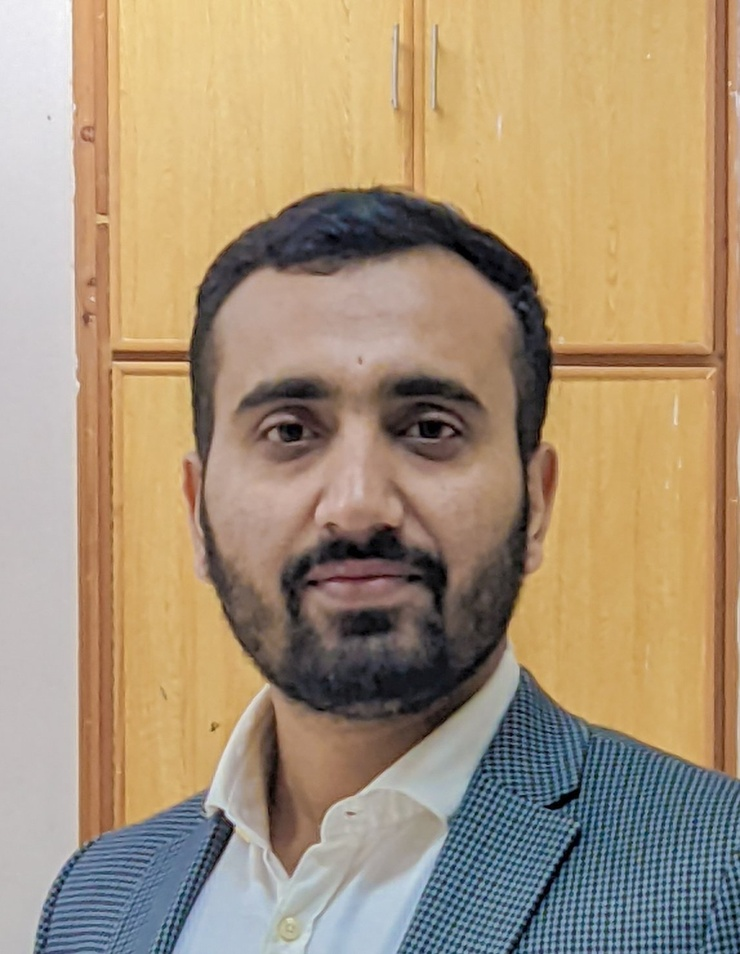
#> input picture image_processing_files/my-passport-photo.jpg, 740 x 954 px, shrunk from 1148 x 1481 before the run, found by its file name
$ python face_detection.py
#> lines starting #> are read from the running program, lines starting #| are printed output that depends on the picture; after the words box and inside, x2 and y2 are one past the last pixel; in counts of white or black regions, pixels touching at a corner belong together
import cv2 as cv
import numpy as np
import matplotlib.pyplot as plt

# Read the path of the image
path = r"Fundamentals-of-Computer-Vision-using-openCV\image_processing_files\my-passport-photo.jpg"
img = cv.imread(path)
#> img is the input picture: shape (954, 740, 3); mean B, G, R 120.1, 147, 167.3
cv.imshow("original image",img)

# convert into the grayScale image
grayScale = cv.cvtColor(img,cv.COLOR_BGR2GRAY,cv.BORDER_DEFAULT)
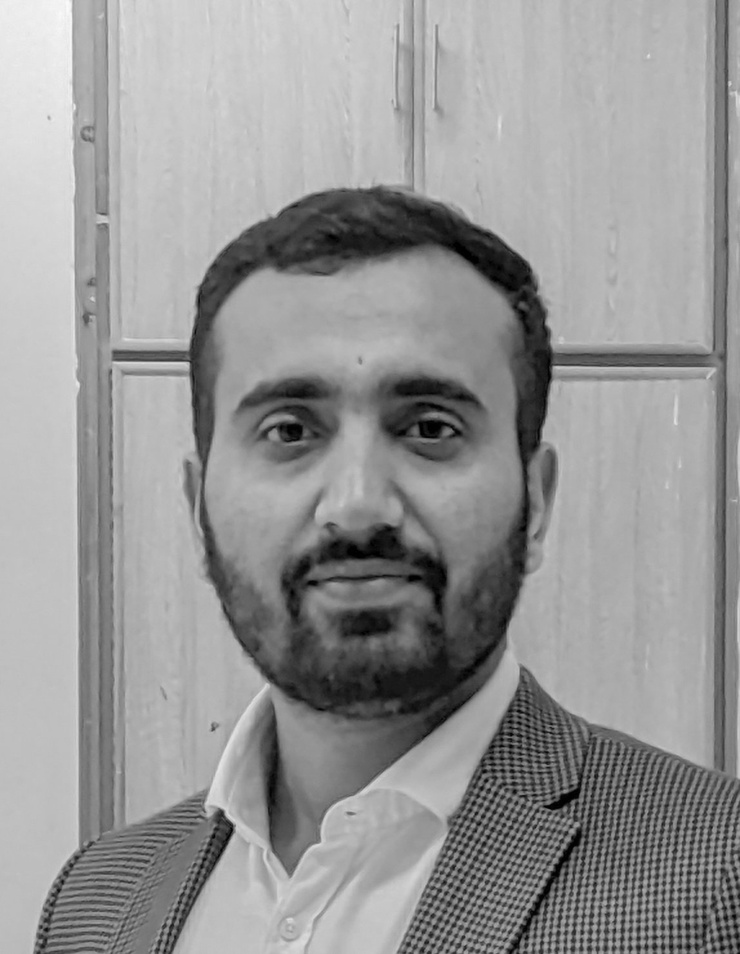
#> grayScale: shape (954, 740); min 0, max 250, mean 150
cv.imshow("GrayScale",grayScale)

# Reading the haar_cascade path
cascade_path = "Fundamentals-of-Computer-Vision-using-openCV\haarcascade.xml"
haar_cascade = cv.CascadeClassifier(cascade_path)

# face_rectangle coordinates
face_rect = haar_cascade.detectMultiScale(grayScale,1.1,3)
#> face_rect = [[135, 252, 448, 448]]
print(f'The # of faces found:{len(face_rect)}')
#| The # of faces found:1

# lets draw the rectangle over the face
for (x,y,w,h) in face_rect:
    cv.rectangle(img,(x,y),(x+w,y+h),(0,255,0),2)
#> this loop made 1 pass
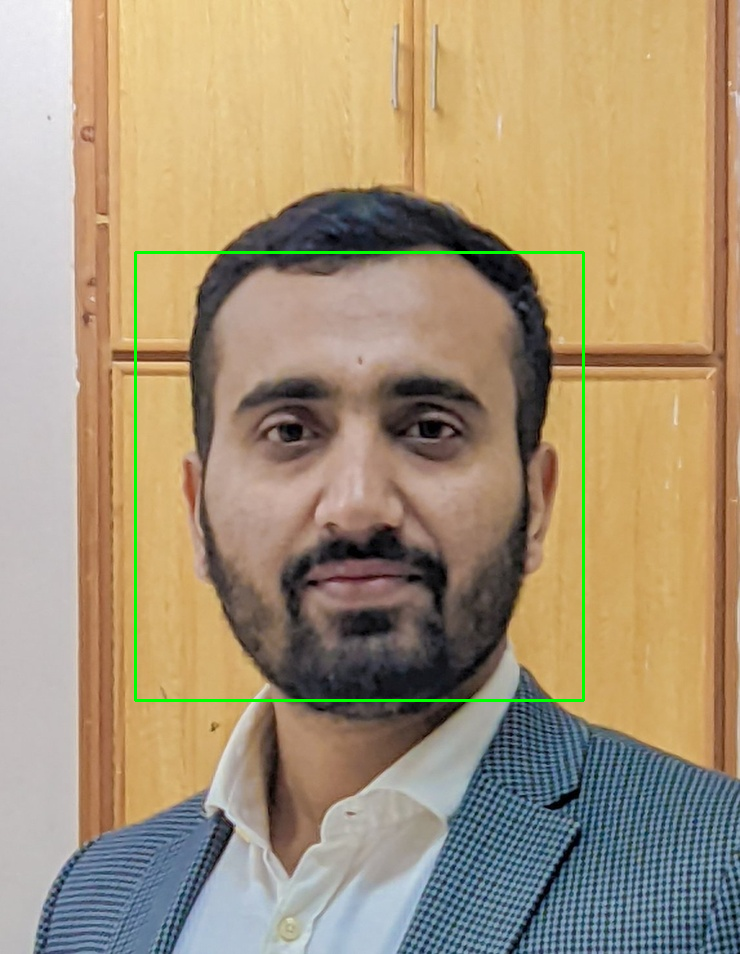
#> img: shape (954, 740, 3); 0.76% of pixels changed, all inside (x1, y1, x2, y2) = (134, 251, 585, 702)

# show the image result
cv.imshow("Detected image",img)


cv.waitKey(0)

$ run again, with image_processing_files/house.jpg copied over image_processing_files/my-passport-photo.jpg
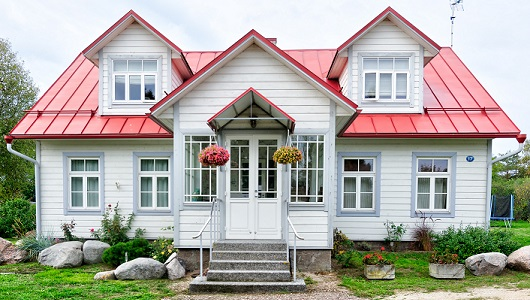
#> input picture image_processing_files/house.jpg, 530 x 300 px, found by its file name
#> img is the input picture: shape (300, 530, 3); mean B, G, R 160.2, 167.9, 170.2
#> `grayScale = cv.cvtColor(img,cv.COLOR_BGR2GRAY,cv.BORDER_DEFAULT)`:
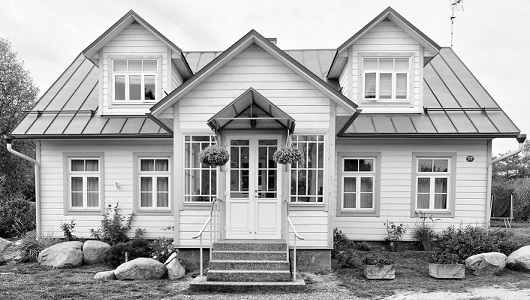
#> grayScale: shape (300, 530); min 0, max 255, mean 167.7
#> face_rect = ()
#| The # of faces found:0

$ run again, with image_processing_files/road.jpg copied over image_processing_files/my-passport-photo.jpg
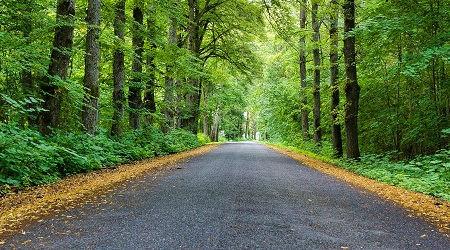
#> input picture image_processing_files/road.jpg, 450 x 250 px, found by its file name
#> img is the input picture: shape (250, 450, 3); mean B, G, R 61.6, 111, 89.5
#> `grayScale = cv.cvtColor(img,cv.COLOR_BGR2GRAY,cv.BORDER_DEFAULT)`:
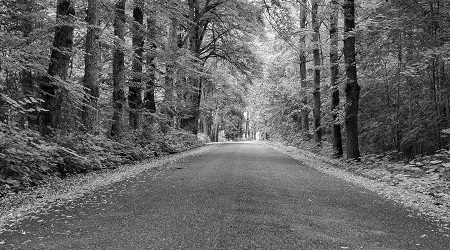
#> grayScale: shape (250, 450); min 0, max 254, mean 98.9
#> face_rect = [[233, 45, 74, 74]]
#| The # of faces found:1
#> the loop `for (x,y,w,h) in face_rect:` made 1 pass
#> after the loop `for (x,y,w,h) in face_rect:`:
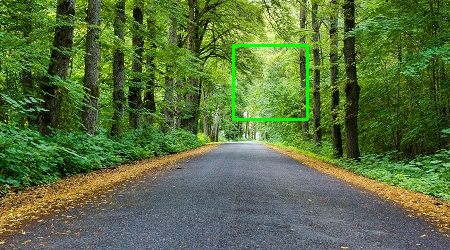
#> img: shape (250, 450, 3); 0.79% of pixels changed, all inside (x1, y1, x2, y2) = (232, 44, 309, 121)
